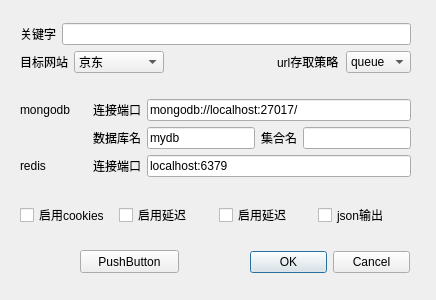
<?xml version="1.0" encoding="UTF-8"?>
<ui version="4.0">
 <class>Dialog</class>
 <widget class="QDialog" name="Dialog">
  <property name="geometry">
   <rect>
    <x>0</x>
    <y>0</y>
    <width>436</width>
    <height>300</height>
   </rect>
  </property>
  <property name="windowTitle">
   <string>网络爬虫</string>
  </property>
  <widget class="QDialogButtonBox" name="buttonBox">
   <property name="geometry">
    <rect>
     <x>250</x>
     <y>250</y>
     <width>160</width>
     <height>25</height>
    </rect>
   </property>
   <property name="standardButtons">
    <set>QDialogButtonBox::Cancel|QDialogButtonBox::Ok</set>
   </property>
  </widget>
  <widget class="QWidget" name="layoutWidget">
   <property name="geometry">
    <rect>
     <x>20</x>
     <y>23</y>
     <width>391</width>
     <height>204</height>
    </rect>
   </property>
   <layout class="QGridLayout" name="gridLayout_3">
    <item row="0" column="0">
     <layout class="QGridLayout" name="gridLayout_2">
      <item row="0" column="0" colspan="3">
       <layout class="QHBoxLayout" name="horizontalLayout">
        <item>
         <widget class="QLabel" name="label">
          <property name="text">
           <string>关键字</string>
          </property>
         </widget>
        </item>
        <item>
         <widget class="QLineEdit" name="lineEdit"/>
        </item>
       </layout>
      </item>
      <item row="1" column="0">
       <layout class="QHBoxLayout" name="horizontalLayout_3">
        <item>
         <widget class="QLabel" name="label_2">
          <property name="text">
           <string>目标网站</string>
          </property>
         </widget>
        </item>
        <item>
         <widget class="QComboBox" name="comboBox">
          <item>
           <property name="text">
            <string>京东</string>
           </property>
          </item>
          <item>
           <property name="text">
            <string>阿里巴巴</string>
           </property>
          </item>
          <item>
           <property name="text">
            <string>传感器中国</string>
           </property>
          </item>
         </widget>
        </item>
       </layout>
      </item>
      <item row="1" column="1">
       <spacer name="horizontalSpacer">
        <property name="orientation">
         <enum>Qt::Horizontal</enum>
        </property>
        <property name="sizeHint" stdset="0">
         <size>
          <width>40</width>
          <height>20</height>
         </size>
        </property>
       </spacer>
      </item>
      <item row="1" column="2">
       <layout class="QHBoxLayout" name="horizontalLayout_9">
        <item>
         <widget class="QLabel" name="label_9">
          <property name="text">
           <string>url存取策略</string>
          </property>
         </widget>
        </item>
        <item>
         <widget class="QComboBox" name="comboBox_2">
          <item>
           <property name="text">
            <string>queue</string>
           </property>
          </item>
          <item>
           <property name="text">
            <string>stack</string>
           </property>
          </item>
         </widget>
        </item>
       </layout>
      </item>
     </layout>
    </item>
    <item row="1" column="0">
     <spacer name="verticalSpacer">
      <property name="orientation">
       <enum>Qt::Vertical</enum>
      </property>
      <property name="sizeHint" stdset="0">
       <size>
        <width>20</width>
        <height>13</height>
       </size>
      </property>
     </spacer>
    </item>
    <item row="2" column="0">
     <layout class="QGridLayout" name="gridLayout">
      <item row="0" column="0">
       <widget class="QLabel" name="label_3">
        <property name="text">
         <string>mongodb</string>
        </property>
       </widget>
      </item>
      <item row="1" column="0">
       <spacer name="horizontalSpacer_2">
        <property name="orientation">
         <enum>Qt::Horizontal</enum>
        </property>
        <property name="sizeHint" stdset="0">
         <size>
          <width>40</width>
          <height>20</height>
         </size>
        </property>
       </spacer>
      </item>
      <item row="1" column="1">
       <layout class="QHBoxLayout" name="horizontalLayout_6">
        <item>
         <widget class="QLabel" name="label_5">
          <property name="text">
           <string>数据库名</string>
          </property>
         </widget>
        </item>
        <item>
         <widget class="QLineEdit" name="lineEdit_4">
          <property name="text">
           <string>mydb</string>
          </property>
         </widget>
        </item>
       </layout>
      </item>
      <item row="1" column="2">
       <layout class="QHBoxLayout" name="horizontalLayout_5">
        <item>
         <widget class="QLabel" name="label_6">
          <property name="text">
           <string>集合名</string>
          </property>
         </widget>
        </item>
        <item>
         <widget class="QLineEdit" name="lineEdit_3"/>
        </item>
       </layout>
      </item>
      <item row="2" column="0">
       <widget class="QLabel" name="label_7">
        <property name="text">
         <string>redis</string>
        </property>
       </widget>
      </item>
      <item row="0" column="1" colspan="2">
       <layout class="QHBoxLayout" name="horizontalLayout_4">
        <item>
         <widget class="QLabel" name="label_4">
          <property name="text">
           <string>连接端口</string>
          </property>
         </widget>
        </item>
        <item>
         <widget class="QLineEdit" name="lineEdit_2">
          <property name="text">
           <string>mongodb://localhost:27017/</string>
          </property>
         </widget>
        </item>
       </layout>
      </item>
      <item row="2" column="1" colspan="2">
       <layout class="QHBoxLayout" name="horizontalLayout_7">
        <item>
         <widget class="QLabel" name="label_8">
          <property name="text">
           <string>连接端口</string>
          </property>
         </widget>
        </item>
        <item>
         <widget class="QLineEdit" name="lineEdit_5">
          <property name="text">
           <string>localhost:6379</string>
          </property>
         </widget>
        </item>
       </layout>
      </item>
     </layout>
    </item>
    <item row="3" column="0">
     <spacer name="verticalSpacer_2">
      <property name="orientation">
       <enum>Qt::Vertical</enum>
      </property>
      <property name="sizeHint" stdset="0">
       <size>
        <width>20</width>
        <height>13</height>
       </size>
      </property>
     </spacer>
    </item>
    <item row="4" column="0">
     <layout class="QHBoxLayout" name="horizontalLayout_2">
      <item>
       <widget class="QCheckBox" name="checkBox">
        <property name="text">
         <string>启用cookies</string>
        </property>
       </widget>
      </item>
      <item>
       <widget class="QCheckBox" name="checkBox_2">
        <property name="text">
         <string>启用延迟</string>
        </property>
       </widget>
      </item>
      <item>
       <widget class="QCheckBox" name="checkBox_3">
        <property name="text">
         <string>启用延迟</string>
        </property>
       </widget>
      </item>
      <item>
       <widget class="QCheckBox" name="checkBox_4">
        <property name="text">
         <string>json输出</string>
        </property>
       </widget>
      </item>
     </layout>
    </item>
   </layout>
  </widget>
  <widget class="QPushButton" name="pushButton">
   <property name="geometry">
    <rect>
     <x>80</x>
     <y>250</y>
     <width>99</width>
     <height>23</height>
    </rect>
   </property>
   <property name="text">
    <string>PushButton</string>
   </property>
  </widget>
  <zorder>layoutWidget</zorder>
  <zorder>buttonBox</zorder>
  <zorder>pushButton</zorder>
 </widget>
 <resources/>
 <connections>
  <connection>
   <sender>buttonBox</sender>
   <signal>rejected()</signal>
   <receiver>Dialog</receiver>
   <slot>close()</slot>
   <hints>
    <hint type="sourcelabel">
     <x>308</x>
     <y>254</y>
    </hint>
    <hint type="destinationlabel">
     <x>170</x>
     <y>255</y>
    </hint>
   </hints>
  </connection>
  <connection>
   <sender>buttonBox</sender>
   <signal>accepted()</signal>
   <receiver>Dialog</receiver>
   <slot>close()</slot>
   <hints>
    <hint type="sourcelabel">
     <x>305</x>
     <y>262</y>
    </hint>
    <hint type="destinationlabel">
     <x>212</x>
     <y>261</y>
    </hint>
   </hints>
  </connection>
  <connection>
   <sender>pushButton</sender>
   <signal>clicked()</signal>
   <receiver>Dialog</receiver>
   <slot>close()</slot>
   <hints>
    <hint type="sourcelabel">
     <x>99</x>
     <y>255</y>
    </hint>
    <hint type="destinationlabel">
     <x>55</x>
     <y>252</y>
    </hint>
   </hints>
  </connection>
 </connections>
</ui>
